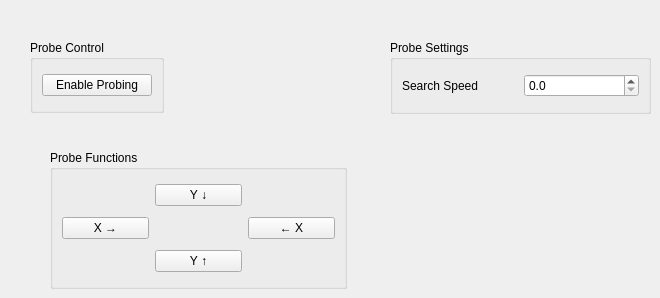
      <widget class="QWidget" name="tab_12">
       <attribute name="title">
        <string>Probe</string>
       </attribute>
       <widget class="QGroupBox" name="groupBox_18">
        <property name="geometry">
         <rect>
          <x>30</x>
          <y>40</y>
          <width>134</width>
          <height>73</height>
         </rect>
        </property>
        <property name="title">
         <string>Probe Control</string>
        </property>
        <layout class="QGridLayout" name="gridLayout_30">
         <item row="0" column="0">
          <widget class="QPushButton" name="probing_enable_pb">
           <property name="text">
            <string>Enable Probing</string>
           </property>
          </widget>
         </item>
        </layout>
       </widget>
       <widget class="QGroupBox" name="groupBox_19">
        <property name="geometry">
         <rect>
          <x>50</x>
          <y>150</y>
          <width>297</width>
          <height>139</height>
         </rect>
        </property>
        <property name="title">
         <string>Probe Functions</string>
        </property>
        <layout class="QGridLayout" name="gridLayout_31">
         <item row="0" column="1">
          <widget class="QPushButton" name="probe_y_minus">
           <property name="text">
            <string>Y ↓</string>
           </property>
          </widget>
         </item>
         <item row="1" column="0">
          <widget class="QPushButton" name="probe_x_plus">
           <property name="text">
            <string>X →</string>
           </property>
           <property name="function" stdset="0">
            <string>mdi</string>
           </property>
           <property name="command" stdset="0">
            <string>o&lt;pxplus&gt; call</string>
           </property>
          </widget>
         </item>
         <item row="1" column="2">
          <widget class="QPushButton" name="probe_x_minus">
           <property name="text">
            <string>← X</string>
           </property>
          </widget>
         </item>
         <item row="2" column="1">
          <widget class="QPushButton" name="probe_y_plus">
           <property name="text">
            <string>Y ↑</string>
           </property>
          </widget>
         </item>
        </layout>
       </widget>
       <widget class="QGroupBox" name="groupBox_20">
        <property name="geometry">
         <rect>
          <x>390</x>
          <y>40</y>
          <width>261</width>
          <height>74</height>
         </rect>
        </property>
        <property name="title">
         <string>Probe Settings</string>
        </property>
        <layout class="QGridLayout" name="gridLayout_32">
         <item row="0" column="0">
          <widget class="QLabel" name="label_32">
           <property name="text">
            <string>Search Speed</string>
           </property>
          </widget>
         </item>
         <item row="0" column="1">
          <widget class="QDoubleSpinBox" name="doubleSpinBox">
           <property name="decimals">
            <number>1</number>
           </property>
           <property name="maximum">
            <double>10.000000000000000</double>
           </property>
           <property name="function" stdset="0">
            <string>set_var</string>
           </property>
           <property name="variable" stdset="0">
            <string>2000</string>
           </property>
          </widget>
         </item>
        </layout>
       </widget>
      </widget>
